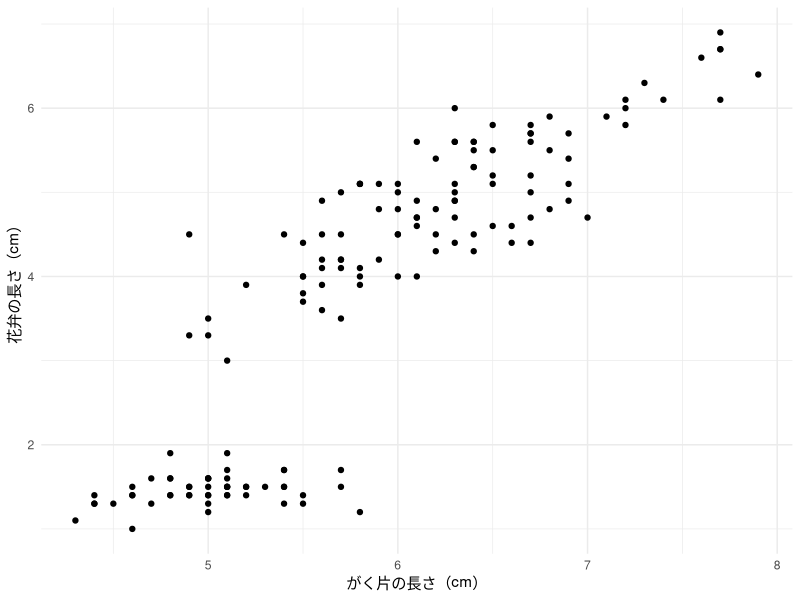

Write R code to recreate this figure.
## ---- chunk 1
library(tidyverse)
library(here)

p <- iris |> 
  ggplot(aes(x = Sepal.Length, y = Petal.Length)) + 
  geom_point() + 
  labs(x = "がく片の長さ（cm）", 
       y = "花弁の長さ（cm）") + 
  theme_minimal()

ggsave(here("pages/tips/2024/06/240629_write_thesis/demo/image/iris_plot.pdf"), p, device = cairo_pdf)
